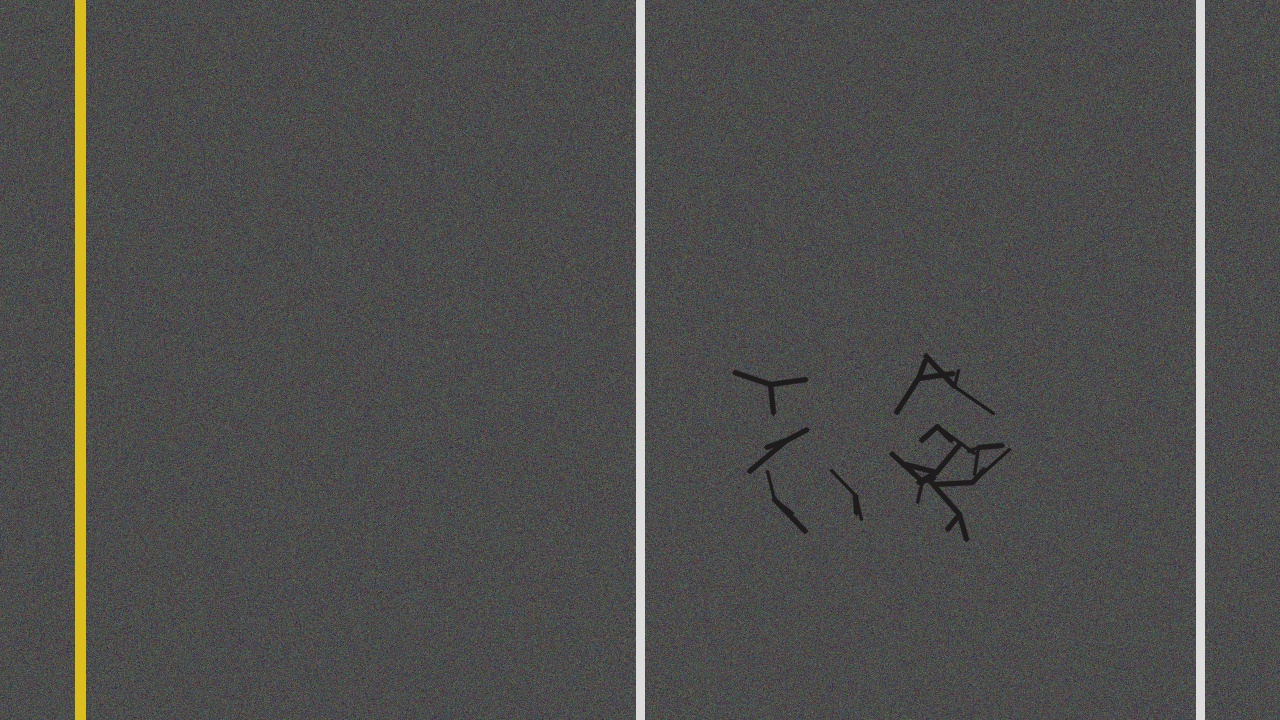
#> input picture backend/data/samples/sample_alligator_crack.jpg, 1280 x 720 px
$ python -i augment_pipeline.py   (imports and definitions only)
#> lines starting #> are read from the running program, lines starting #| are printed output that depends on the picture; after the words box and inside, x2 and y2 are one past the last pixel; in counts of white or black regions, pixels touching at a corner belong together
#> further down, picture is the input picture: shape (720, 1280, 3); mean B, G, R 76.9, 78.3, 78.5
"""
Comprehensive Image Augmentation Pipeline for Road Damage Detection.
Implements:
- Brightness, contrast, gamma variations
- Synthetic shadows (overpass, tree, utility pole shadows)
- Motion blur, Gaussian blur, camera jitter
- Gaussian sensor noise, JPEG compression artifacts
- Geometric transformations (rotation, scaling, cropping, perspective warp)
- Weather simulation (rain streaks, wet road specular sheen)
Works standalone via high-performance OpenCV/NumPy and integrates Albumentations if available.
"""

import cv2
import numpy as np
import random
from typing import Tuple, List, Dict, Any, Optional

class RoadDamageAugmentor:
    def __init__(self, target_size: Tuple[int, int] = (640, 640)):
        self.target_size = target_size

    # [10 lines left out: functions random_brightness_contrast, random_gamma, not called in this run]

    def synthetic_shadow(self, image: np.ndarray) -> np.ndarray:
        """Simulates realistic roadside shadows (trees, poles, overhead bridges) across the asphalt."""
        h, w = image.shape[:2]
#> h = 720; w = 1280
        # Generate random polygon shadow mask
        pts = np.array([
            [random.randint(0, w // 2), 0],
            [random.randint(w // 2, w), 0],
            [random.randint(w // 2, w), h],
            [random.randint(0, w // 2), h]
        ], dtype=np.int32)

        mask = np.zeros((h, w), dtype=np.uint8)
        cv2.fillPoly(mask, [pts], 255)
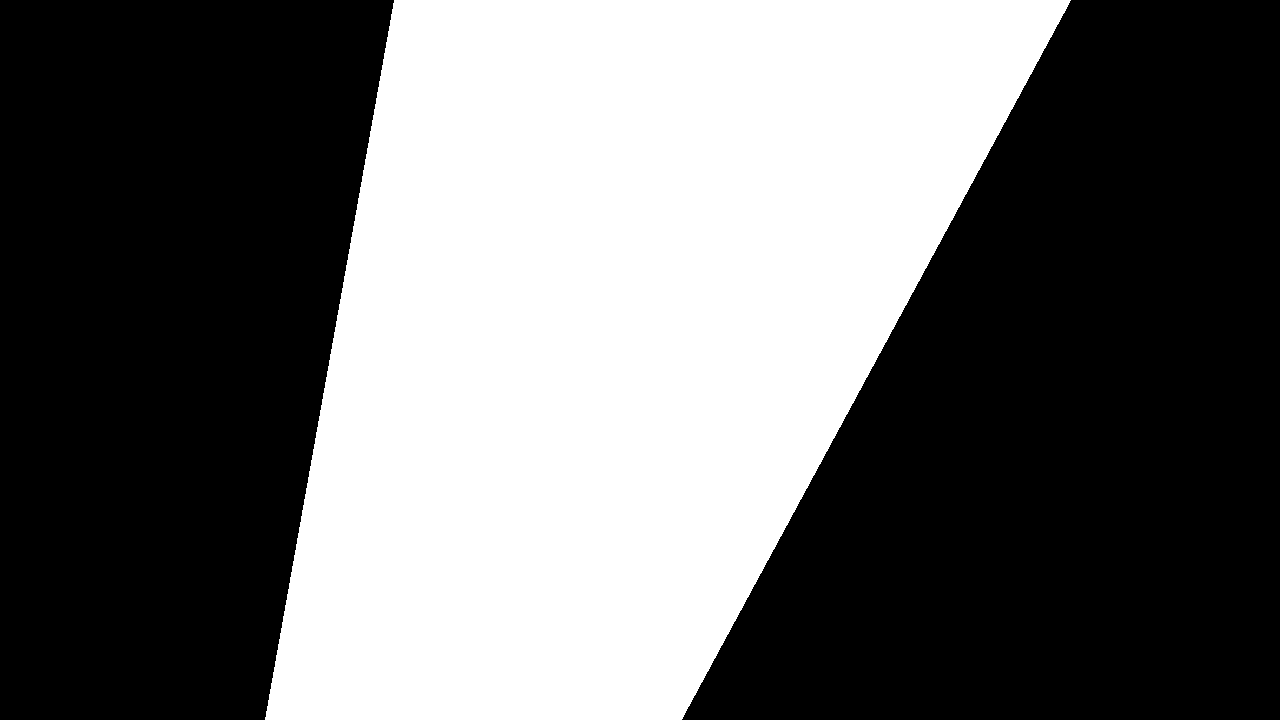
#> mask: shape (720, 1280); 42.7% white; 1 white region, box (x1, y1, x2, y2) and area: (265, 0, 1071, 720) 393840
        mask = cv2.GaussianBlur(mask, (31, 31), 0)

        # Darken shadow area by 35% - 60%
        shadow_factor = random.uniform(0.4, 0.65)
        hls = cv2.cvtColor(image, cv2.COLOR_BGR2HLS).astype(np.float32)
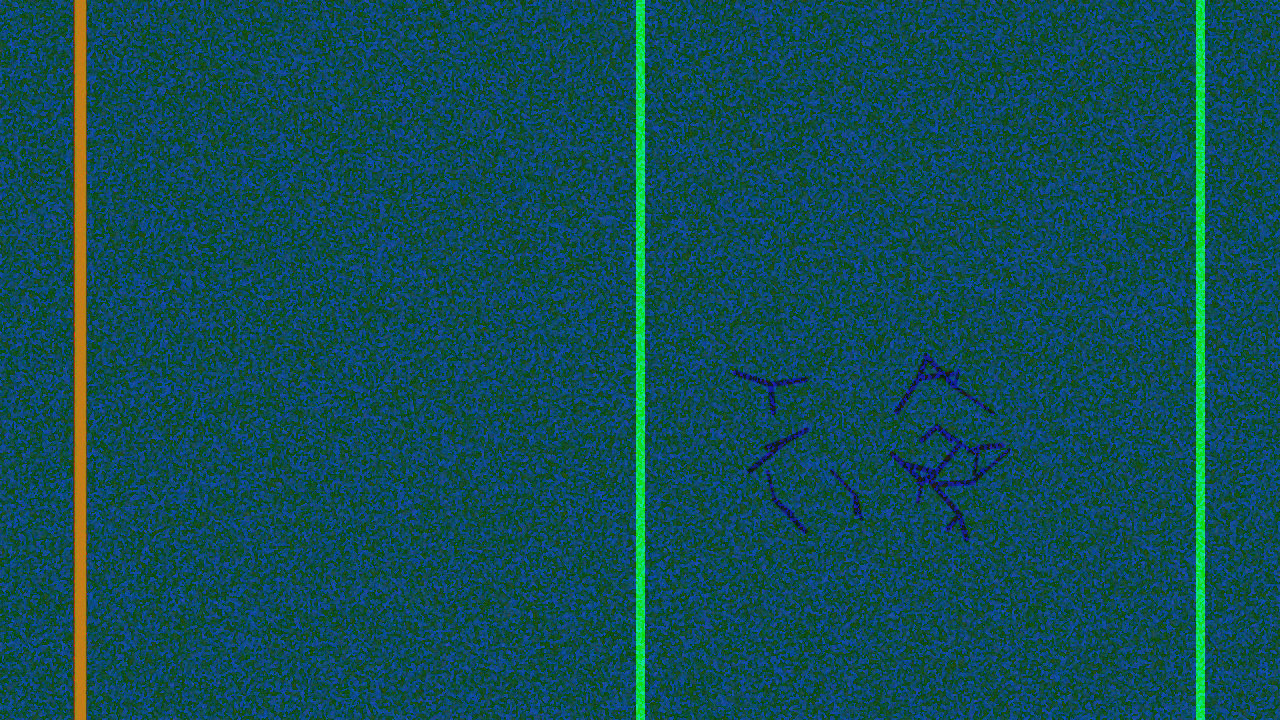
#> hls: shape (720, 1280, 3) float32; mean B, G, R 86, 77.7, 16.1
        hls[:, :, 1] = np.where(mask > 50, hls[:, :, 1] * shadow_factor, hls[:, :, 1])
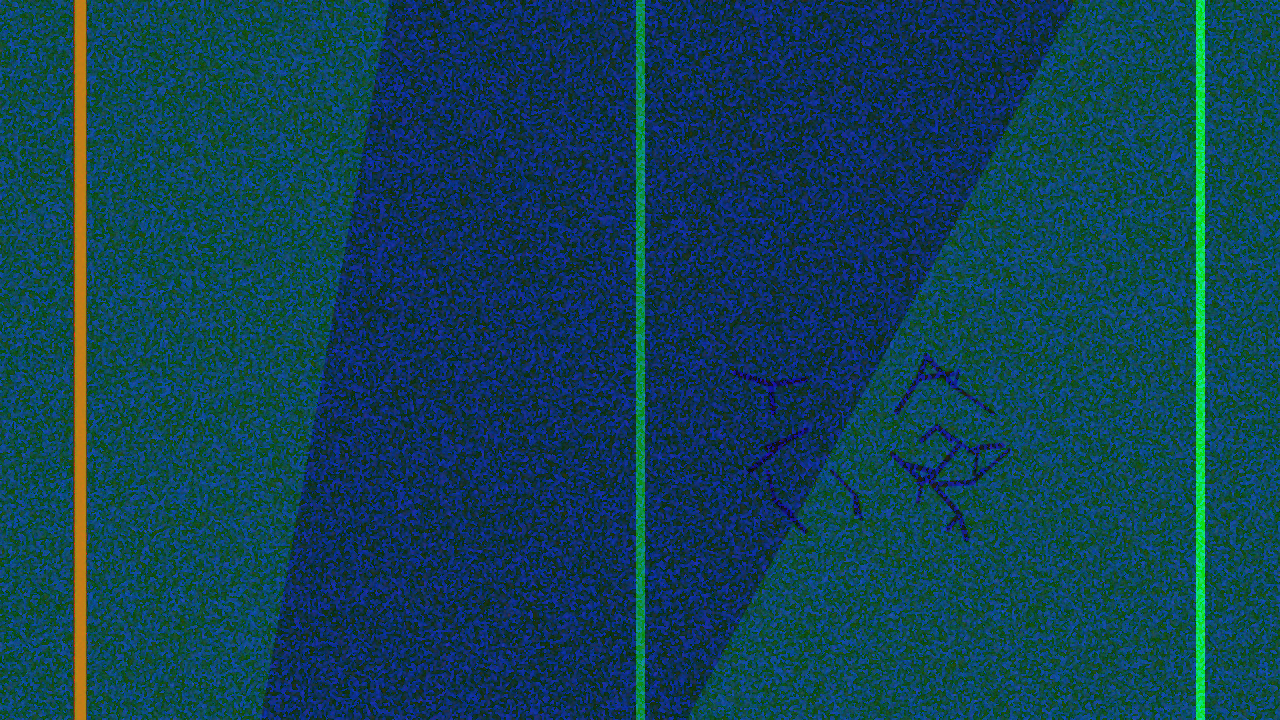
#> hls: shape (720, 1280, 3) float32; mean B, G, R 86, 65.6, 16.1
        hls[:, :, 1] = np.clip(hls[:, :, 1], 0, 255)
        return cv2.cvtColor(hls.astype(np.uint8), cv2.COLOR_HLS2BGR)
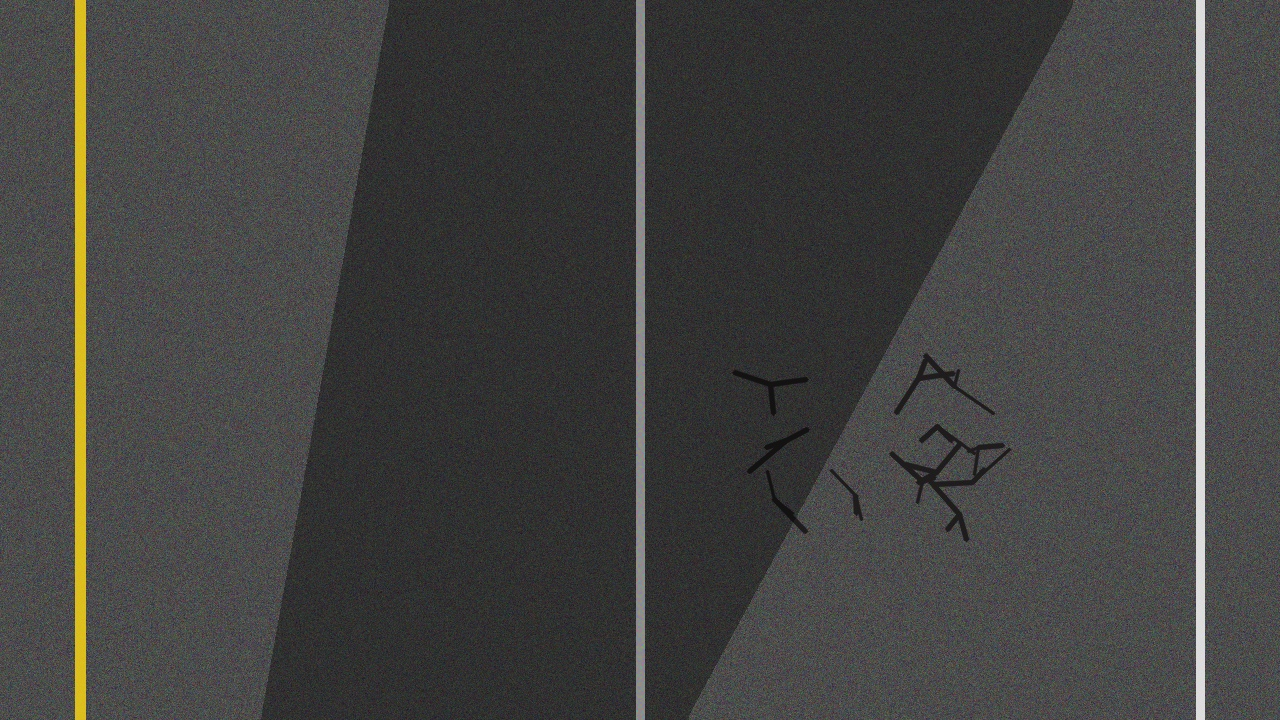
#> returned value: shape (720, 1280, 3); mean B, G, R 64.6, 66, 66.2

    # [86 lines left out: functions motion_blur, gaussian_noise, perspective_transform, weather_rain_simulation, apply_pipeline, not called in this run]

>>> import cv2
>>> picture = cv2.imread('../../backend/data/samples/sample_alligator_crack.jpg')
>>> result = RoadDamageAugmentor().synthetic_shadow(picture)

$ run again, on backend/data/samples/sample_pothole_daylight.jpg
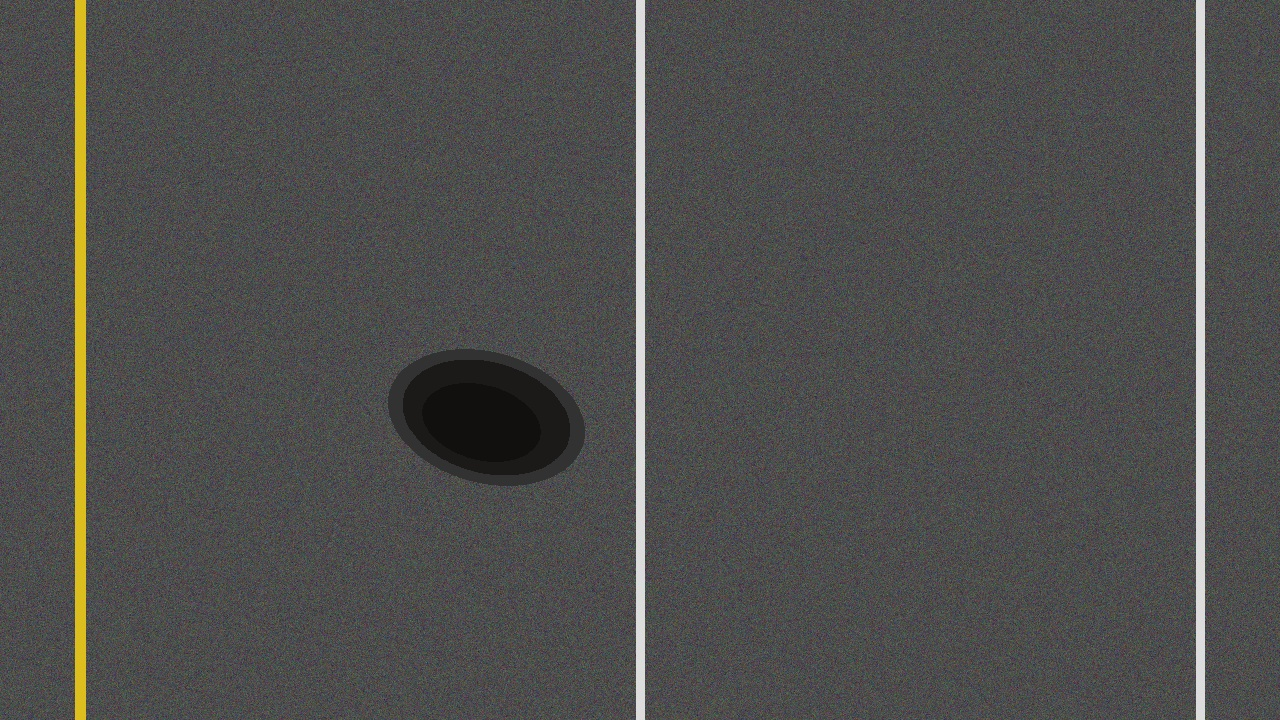
#> input picture backend/data/samples/sample_pothole_daylight.jpg, 1280 x 720 px
#> picture is the input picture: shape (720, 1280, 3); mean B, G, R 77, 78.4, 78.7
#> mask: shape (720, 1280); 42.7% white; 1 white region, box (x1, y1, x2, y2) and area: (265, 0, 1071, 720) 393840
#> in synthetic_shadow, `hls[:, :, 1] = np.where(mask > 50, hls[:, :, 1] * shadow_factor, hls[:..`:
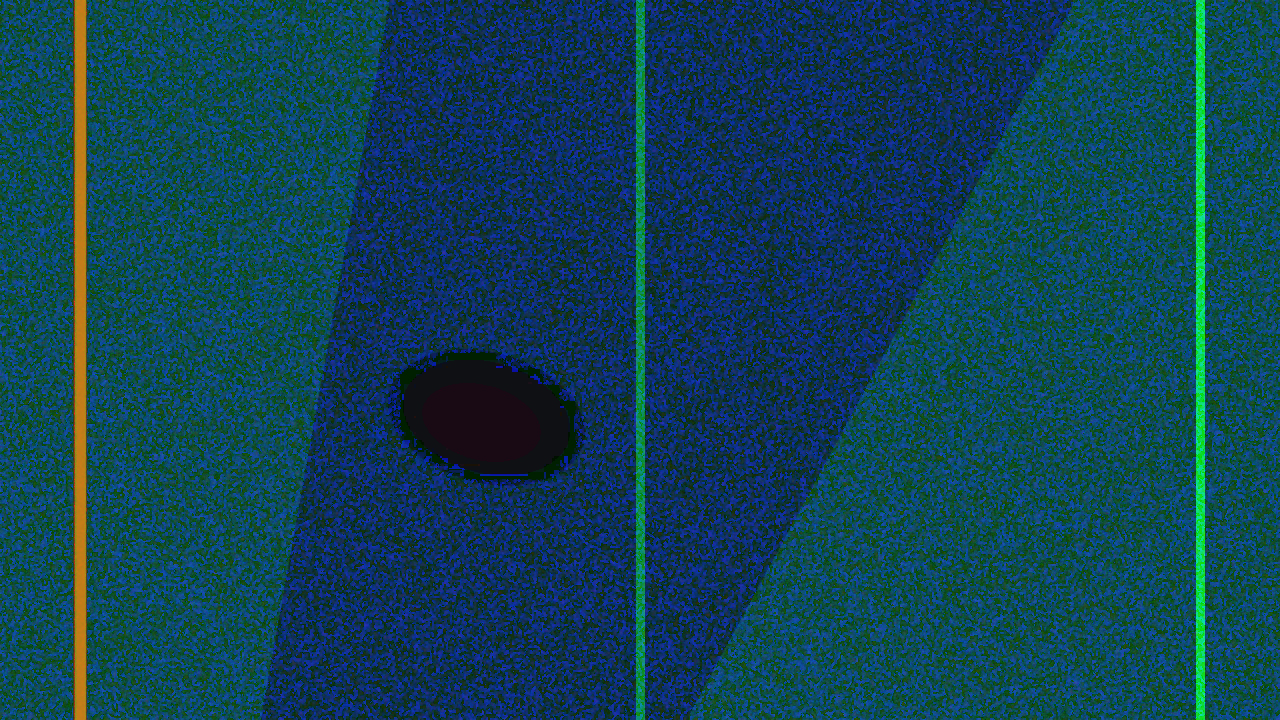
#> hls: shape (720, 1280, 3) float32; mean B, G, R 84.9, 66, 15.9
#> in synthetic_shadow, `return cv2.cvtColor(hls.astype(np.uint8), cv2.COLOR_HLS2BGR)`:
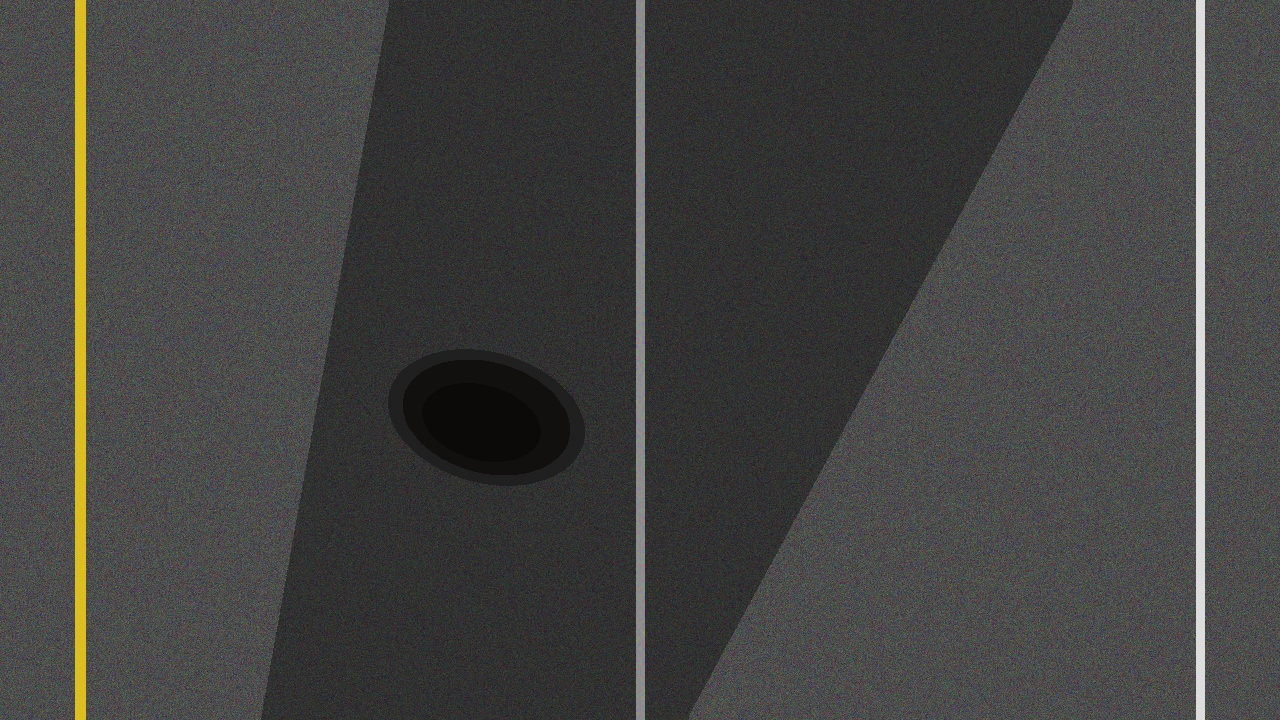
#> returned value: shape (720, 1280, 3); mean B, G, R 64.9, 66.4, 66.6
